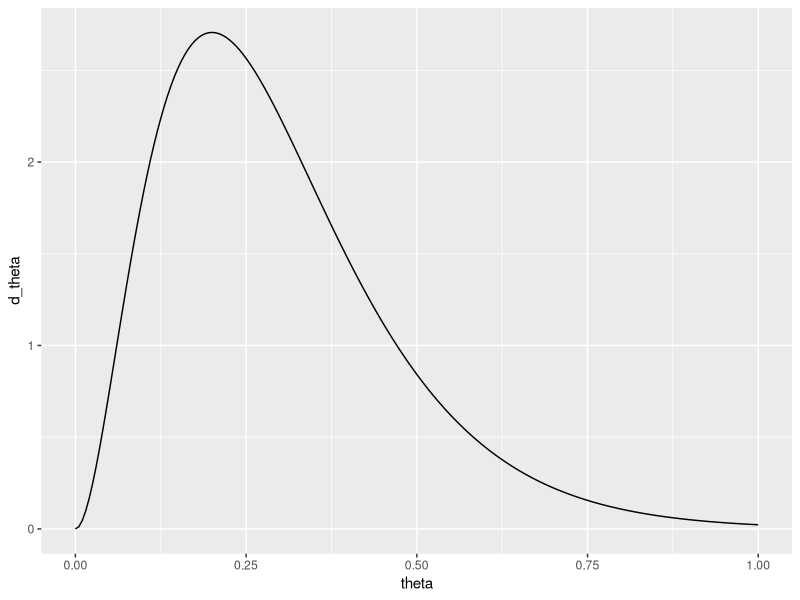

Source code (R):

library(ggplot2)

theta = seq(0,1,0.005)
d_theta=dgamma(theta,shape=3,rate=10)
p<-qplot(theta, d_theta, geom = "line")
p

